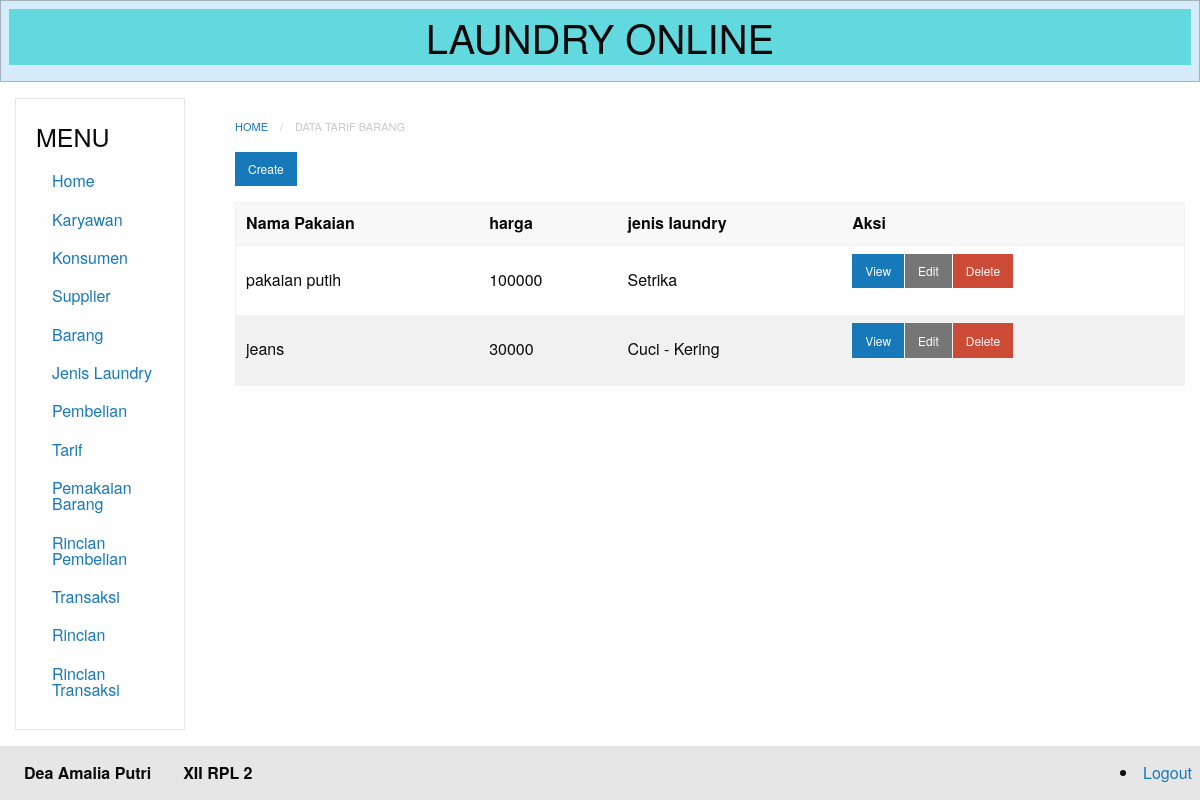
Screenshot of /index.php?module=tarif (signed in) with the database file from the repository.
### tables this page shows
CREATE TABLE `tarif` (
  `id` int(11) NOT NULL,
  `nama` varchar(50) NOT NULL,
  `harga` varchar(50) NOT NULL,
  `jenis_laundry_id` int(11) NOT NULL
);

CREATE TABLE `jenis_laundry` (
  `id` int(11) NOT NULL,
  `nama` varchar(20) NOT NULL
);

### database.php (called while the page is built, shortened)
<?php
class Database {
	private $db_host = "localhost";
	private $db_user = "root";
	private $db_pass = "";
	private $db_name = "11_deaamaliaputri_laundry";
	var $con = false;
    var $myconn = "";
	var $result = array();
    function __construct() {
        if(!$this->con){
            $this->myconn = new mysqli($this->db_host, $this->db_user, $this->db_pass, $this->db_name);
            if($this->myconn->connect_errno > 0){
                array_push($this->result, $this->myconn->connect_error);
                return false;
            }else{
                $this->myconn->set_charset('utf8');
                $this->con = true;
                return true;
            }
        } else {
            return true;
        }
    }
	public function select($table, $rows = '*', $join = null,$join2 = null , $where = null, $order = null, $limit = null){
		$q = 'SELECT '.$rows.' FROM '.$table;
		if($join != null){
			$q .= ' JOIN '.$join;
		}
        if($this->tableExists($table)){
        	$query = $this->myconn->query($q);
			if($query){
				$this->numResults = $query->num_rows;
				for($i = 0; $i < $this->numResults; $i++){
					$r = $query->fetch_array();
                	$key = array_keys($r);
                	for($x = 0; $x < count($key); $x++){
                    	if(!is_int($key[$x])){
                    		if($query->num_rows >= 1){
                    			$this->result[$i][$key[$x]] = $r[$key[$x]];
							}else{
								$this->result[$i][$key[$x]] = null;
							}
						}
					}
				}
				return true;
			}else{
				array_push($this->result, $this->myconn->error);
				return false;
			}
      	}else{
      		return false;
    	}
    }
	private function TableExists($table) {
    	$res = $this->myconn->query('SHOW TABLES LIKE "'.$table.'"');
    	if(isset($res->num_rows)) {
        	return $res->num_rows > 0 ? true : false;
    	} else {
    		array_push($this->result, $table." does not exist in this database");
    		return false;
    	}
	}
    public function getResult(){
        $val = $this->result;
        $this->result = array();
        return $val;
    }
}

### modules/tarif/tarif-index.php (the view)
<nav aria-label="You are here:" role="navigation">
<ul class="breadcrumbs">
  <li><a href="?module=home">Home</a></li>
  <li class="disabled">Data Tarif barang</li>
</ul>
</nav>
  <a href="?module=tarif-create" class="small button">Create</a>
<table>
  <thead>
      <tr>
          <th>Nama Pakaian</th>
          <th>harga </th>
          <th>jenis laundry </th>
          <th>Aksi</th>
      </tr>
  </thead>
<?php
  require_once("database.php");
  $db=new Database();
  $db->select('tarif', 'tarif.id, tarif.nama,tarif.harga,
  tarif.jenis_laundry_id,
  jenis_laundry.nama as jenis_laundry',
  'jenis_laundry ON jenis_laundry.id = tarif.jenis_laundry_id');
$res=$db->getResult();
if(count($res) == 0){ ?>
    <tr>
        <td colspan="8">Tidak ada data yang tersedia </td>
    </tr>
<?php
    }else{
        foreach ($res as &$r){?>
        <tr>
            <td><?php echo $r['nama'] ?></td>
            <td><?php echo $r['harga'] ?></td>
            <td><?php echo $r['jenis_laundry'] ?></td>
            <td>
                <div class="small button-group">
                    <a href="?module=tarif-show&id=<?php echo $r['id']; ?>" class=" button">View</a>
                    <a href="?module=tarif-edit&id=<?php echo $r['id']; ?>" class="secondary button">Edit</a>
                    <a href="?module=tarif-delete&id=<?php echo $r['id']; ?>"onClick='return confirm("Apakah yakin menghapus?")' class="alert button">Delete</a>
                </div>
            </td>
        </tr>
<?php
              }
          }
          ?>
</table>

### rows the page displays
tarif: nama "pakaian putih", harga "100000", jenis_laundry.nama "Setrika"
tarif: nama "jeans", harga "30000", jenis_laundry.nama "Cuci - Kering"
